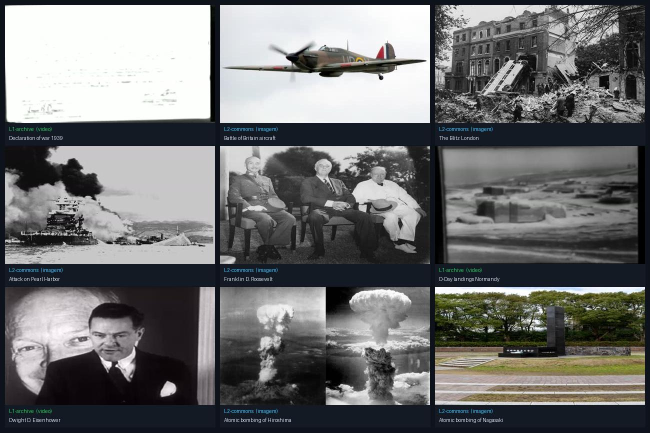
#> input picture banco-videos/teste/_realfirst_picks.jpg, 1300 x 866 px (shown at 1/2 size)
$ python -i preqa.py   (imports and definitions only)
#> lines starting #> are read from the running program, lines starting #| are printed output that depends on the picture
# -*- coding: utf-8 -*-
"""PRÉ-QA automático (SKILL v2 §12, camada 1) — roda pós-render, ANTES do olho humano.
R-70: OCR de strings de default conhecidas (condicional a engine local disponível)
R-71: frame preto/estático no MEIO do beat (entrada de texto é escura por design)
R-72: diff perceptual (phash) entre frames-medianos de todos os beats
Saída: lista de beats flagados com R-xx + comandos de condenação. Exit 1 se houver flag.

Uso: python preqa.py <video.mp4> <montagem.json> [--limiar-phash 6]
"""
import argparse
import json
import subprocess
import sys
import tempfile
from pathlib import Path

# [1 line not run here, left out]

DEFAULTS_CONHECIDOS = ["SUBJECT", "HILUX", "TEHRAN", "EXAMPLE", "LOREM", "PLACEHOLDER"]


# [5 lines left out: function frame_do_beat, not called in this run]


def phash(img_path):
    """average-hash 8x8 do MIOLO central (60%) — moldura T3 dominava o hash (falso positivo)."""
#> called with img_path = '_realfirst_picks.jpg'
    from PIL import Image
    im = Image.open(img_path).convert("L")
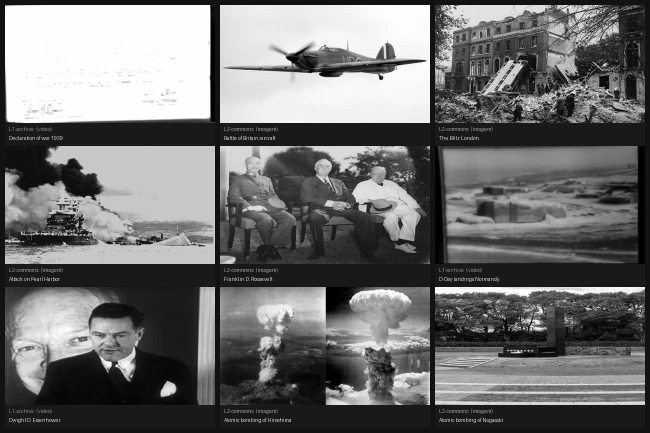
#> im: PIL image 1300x866 L (shown at 1/2 size); min 0, max 255, mean 112.5
    w, h = im.size
#> w = 1300; h = 866
    im = im.crop((int(w * 0.2), int(h * 0.2), int(w * 0.8), int(h * 0.8))).resize((8, 8))
    px = list(im.getdata())
#> px = 64 values, max 237 at index 4, min 16 at index 48, mean 109.9
    media = sum(px) / 64
#> media = 109.9
    return sum(1 << i for i, v in enumerate(px) if v > media)


def dist(h1, h2):
    return bin(h1 ^ h2).count("1")


# [87 lines left out: functions brilho_var, ocr_texto, main, not called in this run]


# [2 lines not run here, left out]

>>> result = phash('_realfirst_picks.jpg')
#> result = 4335841104757194815
